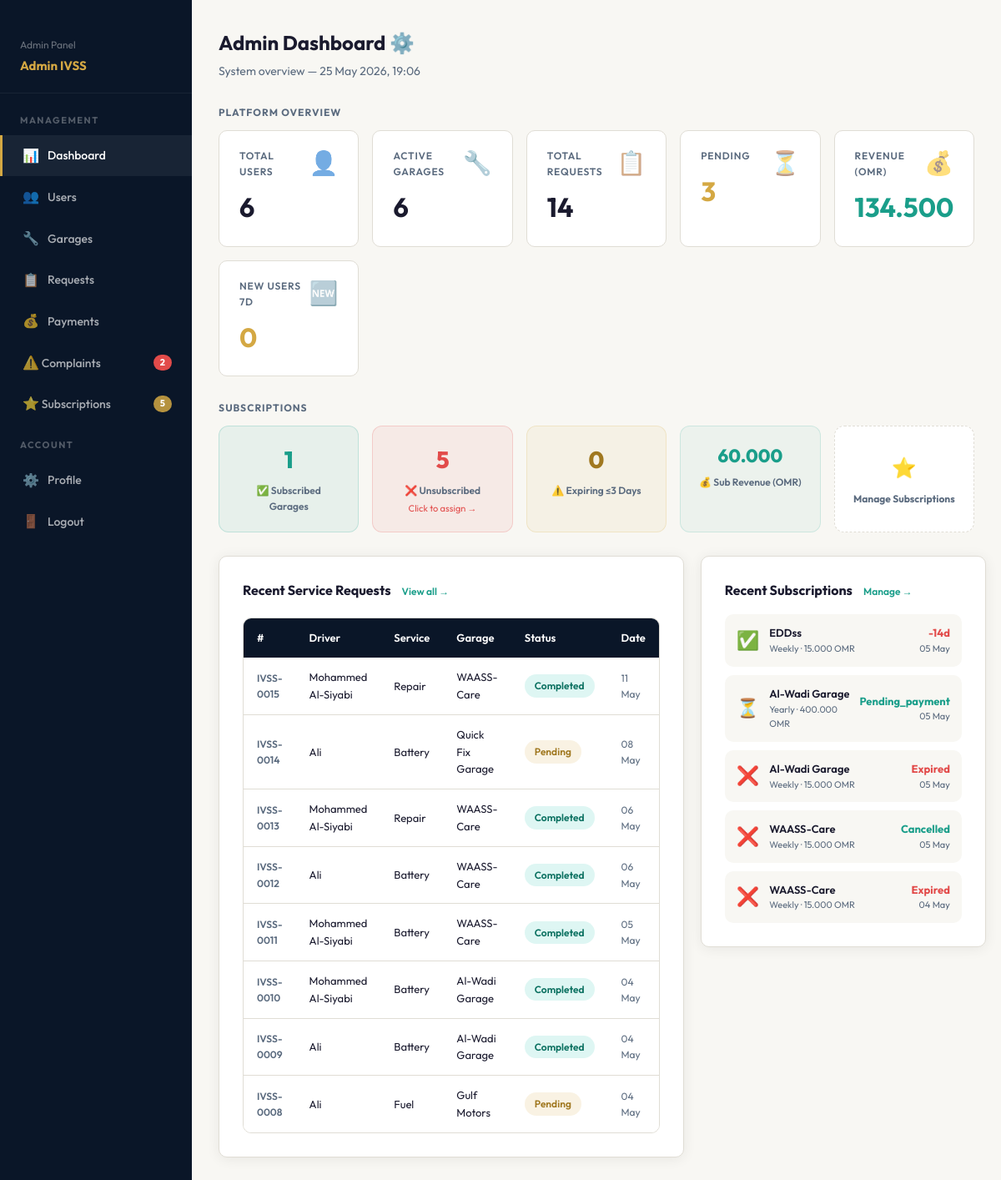
Page /admin/dashboard.php (signed in) on the committed database.
### tables this page shows
CREATE TABLE IF NOT EXISTS `service_requests` (
  `request_id` int NOT NULL AUTO_INCREMENT,
  `user_id` int NOT NULL,
  `garage_id` int DEFAULT NULL,
  `service_type` enum('towing','battery','tire','fuel','lockout','repair','other') NOT NULL,
  `vehicle_type` enum('sedan','suv','pickup','van','motorcycle','other') NOT NULL,
  `location_desc` varchar(300) NOT NULL,
  `notes` text,
  `price` decimal(10,3) DEFAULT NULL COMMENT 'Price set by garage before completing',
  `price_set_at` timestamp NULL DEFAULT NULL COMMENT 'When the garage set the price',
  `status` enum('pending','accepted','in_progress','completed','cancelled') DEFAULT 'pending',
  `created_at` timestamp NULL DEFAULT CURRENT_TIMESTAMP,
  `updated_at` timestamp NULL DEFAULT CURRENT_TIMESTAMP ON UPDATE CURRENT_TIMESTAMP,
  PRIMARY KEY (`request_id`),
  KEY `user_id` (`user_id`),
  KEY `garage_id` (`garage_id`)
);

CREATE TABLE IF NOT EXISTS `users` (
  `user_id` int NOT NULL AUTO_INCREMENT,
  `full_name` varchar(150) NOT NULL,
  `email` varchar(150) NOT NULL,
  `phone` int UNSIGNED NOT NULL,
  `password` varchar(255) NOT NULL,
  `language` enum('en','ar') DEFAULT 'en',
  `is_active` tinyint(1) DEFAULT '1',
  `created_at` timestamp NULL DEFAULT CURRENT_TIMESTAMP,
  PRIMARY KEY (`user_id`),
  UNIQUE KEY `email` (`email`)
);

CREATE TABLE IF NOT EXISTS `garage_subscriptions` (
  `subscription_id` int NOT NULL AUTO_INCREMENT,
  `garage_id` int NOT NULL,
  `plan_id` int NOT NULL,
  `start_date` date NOT NULL,
  `end_date` date NOT NULL,
  `status` enum('pending_payment','active','expired','cancelled') DEFAULT 'pending_payment',
  `payment_status` enum('pending','paid','failed') DEFAULT 'pending',
  `payment_method` varchar(20) DEFAULT NULL,
  `amount_paid` decimal(10,3) DEFAULT '0.000',
  `renewal_auto` tinyint(1) DEFAULT '0',
  `paid_at` timestamp NULL DEFAULT NULL,
  `created_at` timestamp NULL DEFAULT CURRENT_TIMESTAMP,
  PRIMARY KEY (`subscription_id`),
  KEY `plan_id` (`plan_id`),
  KEY `idx_garage_status` (`garage_id`,`status`),
  KEY `idx_end_date` (`end_date`)
);

CREATE TABLE IF NOT EXISTS `garages` (
  `garage_id` int NOT NULL AUTO_INCREMENT,
  `owner_name` varchar(150) NOT NULL,
  `garage_name` varchar(200) NOT NULL,
  `email` varchar(150) NOT NULL,
  `phone` int UNSIGNED NOT NULL,
  `password` varchar(255) NOT NULL,
  `location` varchar(255) NOT NULL,
  `latitude` decimal(10,7) DEFAULT NULL,
  `longitude` decimal(10,7) DEFAULT NULL,
  `services` text COMMENT 'Comma-separated list of offered services',
  `is_active` tinyint(1) DEFAULT '1',
  `rating` decimal(3,2) DEFAULT '0.00',
  `created_at` timestamp NULL DEFAULT CURRENT_TIMESTAMP,
  PRIMARY KEY (`garage_id`),
  UNIQUE KEY `email` (`email`)
);

CREATE TABLE IF NOT EXISTS `subscription_plans` (
  `plan_id` int NOT NULL AUTO_INCREMENT,
  `plan_name` varchar(50) NOT NULL,
  `duration_days` int NOT NULL,
  `price` decimal(10,3) NOT NULL,
  `features` json DEFAULT NULL,
  `is_active` tinyint(1) DEFAULT '1',
  `created_at` timestamp NULL DEFAULT CURRENT_TIMESTAMP,
  PRIMARY KEY (`plan_id`),
  UNIQUE KEY `plan_name` (`plan_name`)
);

### admin/dashboard.php (the view, shortened to what this page needs)
<?php
$db = getDB();
$totalUsers    = $db->query("SELECT COUNT(*) FROM users")->fetchColumn();
$totalGarages  = $db->query("SELECT COUNT(*) FROM garages WHERE is_active=1")->fetchColumn();
$totalRequests = $db->query("SELECT COUNT(*) FROM service_requests")->fetchColumn();
$totalRevenue  = $db->query("SELECT COALESCE(SUM(amount),0) FROM payments WHERE status='paid'")->fetchColumn();
$pendingReq    = $db->query("SELECT COUNT(*) FROM service_requests WHERE status='pending'")->fetchColumn();
$newUsers7days = $db->query("SELECT COUNT(*) FROM users WHERE created_at >= DATE_SUB(NOW(),INTERVAL 7 DAY)")->fetchColumn();
$subStats = ['subscribed' => 0, 'unsubscribed' => 0, 'expiring' => 0, 'sub_revenue' => 0];
try {
    $subStats['subscribed'] = (int) $db->query("
        SELECT COUNT(DISTINCT garage_id) FROM garage_subscriptions
        WHERE status='active' AND end_date >= CURDATE()
    ")->fetchColumn();
    $subStats['unsubscribed'] = max(0, (int)$db->query("SELECT COUNT(*) FROM garages")->fetchColumn() - $subStats['subscribed']);
    $subStats['expiring'] = (int) $db->query("
        SELECT COUNT(*) FROM garage_subscriptions
        WHERE status='active' AND end_date >= CURDATE() AND DATEDIFF(end_date, CURDATE()) <= 3
    ")->fetchColumn();
    $subStats['sub_revenue'] = (float) $db->query("
        SELECT COALESCE(SUM(amount_paid),0) FROM garage_subscriptions WHERE status='active'
    ")->fetchColumn();
} catch (Exception $e) {}
$recentReq = $db->query("
    SELECT r.*, u.full_name AS user_name,
           COALESCE(g.garage_name,'— Open —') AS garage_name
    FROM   service_requests r
    JOIN   users u ON r.user_id=u.user_id
    LEFT   JOIN garages g ON r.garage_id=g.garage_id
    ORDER  BY r.created_at DESC LIMIT 8
")->fetchAll();
$recentSubs = [];
try {
    $recentSubs = $db->query("
        SELECT gs.*, g.garage_name, sp.plan_name, sp.price
        FROM garage_subscriptions gs
        JOIN garages g ON gs.garage_id = g.garage_id
        JOIN subscription_plans sp ON gs.plan_id = sp.plan_id
        ORDER BY gs.created_at DESC LIMIT 5
    ")->fetchAll();
} catch (Exception $e) {}
include __DIR__ . '/admin_header.php';
?>
<div class="dash-layout">
  <?php include __DIR__ . '/admin_sidebar.php'; ?>
  <div class="dash-content">
    <div class="dash-header">
      <div>
        <div class="dash-title">Admin Dashboard ⚙️</div>
        <div class="dash-sub">System overview — <?= date('d M Y, H:i') ?></div>
      </div>
    </div>
    <div style="font-size:12px;font-weight:700;color:var(--muted);text-transform:uppercase;letter-spacing:1px;margin-bottom:12px;">
      Platform Overview
    </div>
    <div class="metric-grid" style="grid-template-columns:repeat(auto-fit,minmax(150px,1fr));margin-bottom:28px;">
      <div class="metric-card">
        <div class="metric-icon">👤</div>
        <div class="metric-label">Total Users</div>
        <div class="metric-value"><?= $totalUsers ?></div>
      </div>
      <div class="metric-card">
        <div class="metric-icon">🔧</div>
        <div class="metric-label">Active Garages</div>
        <div class="metric-value"><?= $totalGarages ?></div>
      </div>
      <div class="metric-card">
        <div class="metric-icon">📋</div>
        <div class="metric-label">Total Requests</div>
        <div class="metric-value"><?= $totalRequests ?></div>
      </div>
      <div class="metric-card">
        <div class="metric-icon">⏳</div>
        <div class="metric-label">Pending</div>
        <div class="metric-value" style="color:var(--warning);"><?= $pendingReq ?></div>
      </div>
      <div class="metric-card">
        <div class="metric-icon">💰</div>
        <div class="metric-label">Revenue (OMR)</div>
        <div class="metric-value" style="color:var(--teal);"><?= number_format($totalRevenue,3) ?></div>
      </div>
      <div class="metric-card">
        <div class="metric-icon">🆕</div>
        <div class="metric-label">New Users 7d</div>
        <div class="metric-value" style="color:var(--gold);"><?= $newUsers7days ?></div>
      </div>
    </div>
    <div style="font-size:12px;font-weight:700;color:var(--muted);text-transform:uppercase;letter-spacing:1px;margin-bottom:12px;">
      Subscriptions
    </div>
    <div style="display:grid;grid-template-columns:repeat(auto-fit,minmax(150px,1fr));gap:16px;margin-bottom:28px;">
      <div style="background:rgba(26,158,138,0.07);border:1px solid rgba(26,158,138,0.2);border-radius:12px;padding:18px 20px;text-align:center;">
        <div style="font-size:28px;font-weight:800;color:var(--teal);"><?= $subStats['subscribed'] ?></div>
        <div style="font-size:12px;color:var(--muted);font-weight:600;margin-top:4px;">✅ Subscribed Garages</div>
      </div>
      <div style="background:rgba(226,75,74,0.07);border:1px solid rgba(226,75,74,0.2);border-radius:12px;padding:18px 20px;text-align:center;cursor:pointer;"
           onclick="location.href='admin_subscriptions.php?tab=assign'">
        <div style="font-size:28px;font-weight:800;color:var(--danger);"><?= $subStats['unsubscribed'] ?></div>
        <div style="font-size:12px;color:var(--muted);font-weight:600;margin-top:4px;">❌ Unsubscribed</div>
        <?php if ($subStats['unsubscribed'] > 0): ?>
        <div style="font-size:11px;color:var(--danger);margin-top:4px;">Click to assign →</div>
        <?php endif; ?>
      </div>
      <div style="background:rgba(212,168,67,0.07);border:1px solid rgba(212,168,67,0.2);border-radius:12px;padding:18px 20px;text-align:center;cursor:pointer;"
           onclick="location.href='admin_subscriptions.php'">
        <div style="font-size:28px;font-weight:800;color:#a07820;"><?= $subStats['expiring'] ?></div>
        <div style="font-size:12px;color:var(--muted);font-weight:600;margin-top:4px;">⚠️ Expiring ≤3 Days</div>
      </div>
      <div style="background:rgba(26,158,138,0.05);border:1px solid rgba(26,158,138,0.15);border-radius:12px;padding:18px 20px;text-align:center;">
        <div style="font-size:22px;font-weight:800;color:var(--teal);"><?= number_format($subStats['sub_revenue'],3) ?></div>
        <div style="font-size:12px;color:var(--muted);font-weight:600;margin-top:4px;">💰 Sub Revenue (OMR)</div>
      </div>
      <div style="background:var(--white);border:1.5px dashed var(--border);border-radius:12px;padding:18px 20px;text-align:center;display:flex;flex-direction:column;align-items:center;justify-content:center;cursor:pointer;gap:8px;"
           onclick="location.href='admin_subscriptions.php'">
        <div style="font-size:24px;">⭐</div>
        <div style="font-size:12px;font-weight:700;color:var(--muted);">Manage Subscriptions</div>
      </div>
    </div>
    <div style="display:grid;grid-template-columns:1.6fr 1fr;gap:20px;align-items:start;">
      <div class="card">
        <h3 style="font-size:16px;font-weight:700;margin-bottom:20px;">
          Recent Service Requests
          <a href="requests.php" style="font-size:12px;color:var(--teal);font-weight:600;margin-left:10px;text-decoration:none;">View all →</a>
        </h3>
        <div class="table-wrap">
          <table>
            <thead><tr><th>#</th><th>Driver</th><th>Service</th><th>Garage</th><th>Status</th><th>Date</th></tr></thead>
            <tbody>
              <?php foreach ($recentReq as $r): ?>
              <tr>
                <td style="font-weight:600;color:var(--muted);font-size:12px;">IVSS-<?= str_pad($r['request_id'],4,'0',STR_PAD_LEFT) ?></td>
                <td style="font-size:13px;"><?= htmlspecialchars($r['user_name']) ?></td>
                <td style="font-size:13px;"><?= ucfirst($r['service_type']) ?></td>
                <td style="font-size:13px;"><?= htmlspecialchars($r['garage_name']) ?></td>
                <td><span class="badge badge-<?= $r['status'] ?>"><?= ucfirst(str_replace('_',' ',$r['status'])) ?></span></td>
                <td style="font-size:12px;color:var(--muted);"><?= date('d M',strtotime($r['created_at'])) ?></td>
              </tr>
              <?php endforeach; ?>
            </tbody>
          </table>
        </div>
      </div>
      <div class="card">
        <h3 style="font-size:16px;font-weight:700;margin-bottom:16px;">
          Recent Subscriptions
          <a href="admin_subscriptions.php" style="font-size:12px;color:var(--teal);font-weight:600;margin-left:10px;text-decoration:none;">Manage →</a>
        </h3>
        <?php if (empty($recentSubs)): ?>
        <div style="text-align:center;padding:32px;color:var(--muted);">
          <div style="font-size:36px;margin-bottom:8px;">⭐</div>
          <p style="font-size:13px;">No subscriptions yet.</p>
          <a href="admin_subscriptions.php?tab=assign" class="btn btn-primary btn-sm" style="margin-top:8px;">Assign Now</a>
        </div>
        <?php else: ?>
        <div style="display:flex;flex-direction:column;gap:10px;">
          <?php foreach ($recentSubs as $s):
            $daysLeft = (int)floor((strtotime($s['end_date']) - time()) / 86400);
          ?>
          <div style="padding:12px 14px;background:var(--bg);border-radius:10px;display:flex;align-items:center;gap:12px;">
            <div style="font-size:22px;">
              <?= $s['status']==='active' ? '✅' : ($s['status']==='pending_payment' ? '⏳' : '❌') ?>
            </div>
            <div style="flex:1;min-width:0;">
              <div style="font-weight:600;font-size:13px;white-space:nowrap;overflow:hidden;text-overflow:ellipsis;">
                <?= htmlspecialchars($s['garage_name']) ?>
              </div>
              <div style="font-size:11px;color:var(--muted);">
                <?= htmlspecialchars($s['plan_name']) ?> · <?= number_format($s['price'],3) ?> OMR
              </div>
            </div>
            <div style="text-align:right;flex-shrink:0;">
              <div style="font-size:13px;font-weight:700;color:<?= $daysLeft<=3?'var(--danger)':'var(--teal)' ?>;">
                <?= $s['status']==='active' ? $daysLeft.'d' : ucfirst($s['status']) ?>
              </div>
              <div style="font-size:11px;color:var(--muted);"><?= date('d M',strtotime($s['created_at'])) ?></div>
            </div>
          </div>
          <?php endforeach; ?>
        </div>
        <?php endif; ?>
      </div>
    </div>
  </div>
</div>
<?php include __DIR__ . '/admin_footer.php'; ?>

### css/style.css (style rules this page uses)
*, *::before, *::after { margin: 0; padding: 0; box-sizing: border-box; }
:root { --navy: #0a1628; --navy2: #0d1f3c; --navy3: #112240; --gold: #d4a843; --gold2: #f0c060; --teal: #1a9e8a; --teal2: #22c4ab; --bg: #f8f7f3; --white: #ffffff; --text: #1a1a2e; --muted: #5a6a7e; --border: #e0ddd5; --danger: #e24b4a; --success: #1a9e8a; --warning: #d4a843; --radius: 10px; --shadow: 0 2px 16px rgba(0,0,0,0.07); }
html { scroll-behavior: smooth; }
body { font-family: 'Outfit', 'Tajawal', sans-serif; background: var(--bg); color: var(--text); line-height: 1.6; }
.card { background: var(--white); border: 1px solid var(--border); border-radius: var(--radius); padding: 28px; box-shadow: var(--shadow); }
.badge { display: inline-block; padding: 4px 12px; border-radius: 20px; font-size: 12px; font-weight: 600; }
.badge-pending { background: rgba(212,168,67,0.15); color: #a07820; }
.badge-completed { background: rgba(34,196,171,0.15); color: #0a7060; }
.table-wrap { overflow-x: auto; border-radius: var(--radius); border: 1px solid var(--border); }
table { width: 100%; border-collapse: collapse; background: var(--white); }
thead th { background: var(--navy); color: var(--white); padding: 13px 16px; text-align: left; font-size: 13px; font-weight: 600; }
tbody tr { border-bottom: 1px solid var(--border); transition: background 0.15s; }
tbody tr:last-child { border-bottom: none; }
tbody td { padding: 13px 16px; font-size: 14px; color: var(--text); }
.dash-layout { display: flex; min-height: calc(100vh - 64px); }
.dash-content { flex: 1; padding: 32px; overflow-y: auto; }
.dash-header { display: flex; align-items: center; justify-content: space-between; margin-bottom: 28px; }
.dash-title { font-size: 24px; font-weight: 700; }
.dash-sub { font-size: 14px; color: var(--muted); margin-top: 4px; }
.metric-grid { display: grid; grid-template-columns: repeat(auto-fit, minmax(180px, 1fr)); gap: 16px; margin-bottom: 28px; }
.metric-card { background: var(--white); border: 1px solid var(--border); border-radius: var(--radius); padding: 20px 24px; }
.metric-label { font-size: 12px; font-weight: 600; color: var(--muted); text-transform: uppercase; letter-spacing: 0.8px; margin-bottom: 8px; }
.metric-value { font-size: 32px; font-weight: 700; color: var(--text); }
.metric-icon { font-size: 28px; float: right; margin-top: -4px; opacity: 0.6; }

### rows in the picture
service_requests: request_id "0015", user.full_name "Mohammed Al-Siyabi", service_type "Repair", garage_name "WAASS-Care", status "Completed", created_at "11 May"
service_requests: request_id "0014", user.full_name "Ali", service_type "Battery", garage_name "Quick Fix Garage", status "Pending", created_at "08 May"
service_requests: request_id "0013", user.full_name "Mohammed Al-Siyabi", service_type "Repair", garage_name "WAASS-Care", status "Completed", created_at "06 May"
service_requests: request_id "0012", user.full_name "Ali", service_type "Battery", garage_name "WAASS-Care", status "Completed", created_at "06 May"
service_requests: request_id "0011", user.full_name "Mohammed Al-Siyabi", service_type "Battery", garage_name "WAASS-Care", status "Completed", created_at "05 May"
service_requests: request_id "0010", user.full_name "Mohammed Al-Siyabi", service_type "Battery", garage_name "Al-Wadi Garage", status "Completed", created_at "04 May"
service_requests: request_id "0009", user.full_name "Ali", service_type "Battery", garage_name "Al-Wadi Garage", status "Completed", created_at "04 May"
service_requests: request_id "0008", user.full_name "Ali", service_type "Fuel", garage_name "Gulf Motors", status "Pending", created_at "04 May"
garage_subscriptions: garage.garage_name "EDDss", plan.plan_name "Weekly", plan.price "15.000", end_date "-14", created_at "05 May"
garage_subscriptions: garage.garage_name "Al-Wadi Garage", plan.plan_name "Yearly", plan.price "400.000", status "Pending_payment", created_at "05 May"
garage_subscriptions: garage.garage_name "Al-Wadi Garage", plan.plan_name "Weekly", plan.price "15.000", status "Expired", created_at "05 May"
garage_subscriptions: garage.garage_name "WAASS-Care", plan.plan_name "Weekly", plan.price "15.000", status "Cancelled", created_at "05 May"
garage_subscriptions: garage.garage_name "WAASS-Care", plan.plan_name "Weekly", plan.price "15.000", status "Expired", created_at "04 May"

### other values in the picture
$_SESSION['admin_name'] "Admin IVSS"
$_openComplaints "2"
$_unsubCount "5"
$totalUsers "6"
$totalGarages "6"
$totalRequests "14"
$pendingReq "3"
$totalRevenue "134.500"
$newUsers7days "0"
$subStats['subscribed'] "1"
$subStats['unsubscribed'] "5"
$subStats['expiring'] "0"
$subStats['sub_revenue'] "60.000"
